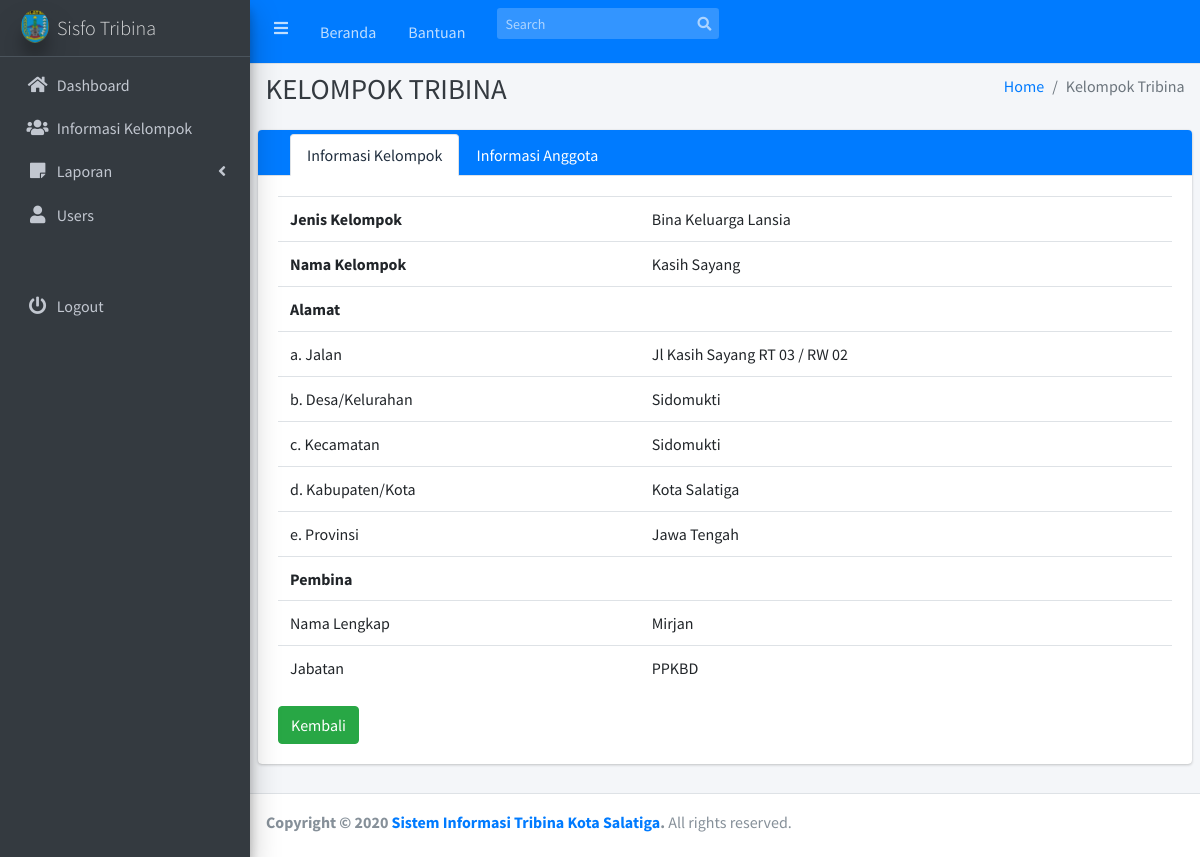
The app's page /index.php?page=info_kelompok&id=12 with its own data.
### tables this page shows
CREATE TABLE `tb_id_kelompok` (
  `id_kelompok` int(6) NOT NULL,
  `id_jenis_kelompok` varchar(3) NOT NULL,
  `nama_kelompok` varchar(50) NOT NULL,
  `jalan` varchar(50) NOT NULL,
  `rt` varchar(3) NOT NULL,
  `rw` varchar(3) NOT NULL,
  `kelurahan` varchar(20) NOT NULL,
  `kecamatan` varchar(20) NOT NULL,
  `kabkot` varchar(30) NOT NULL,
  `provinsi` varchar(20) NOT NULL,
  `nama_pembina` varchar(50) NOT NULL,
  `jabatan_pembina` varchar(15) NOT NULL,
  `tanggal` date NOT NULL,
  `id_user` int(2) NOT NULL
);

CREATE TABLE `tb_jenis_kelompok` (
  `id_jenis_kelompok` varchar(3) NOT NULL,
  `jenis_kelompok` varchar(20) NOT NULL
);

### module/identitas-info.php (the view, shortened to what this page needs)
<?php
require_once("config/database.php");
$id = $_GET['id'];
$qq = "SELECT * FROM tb_id_kelompok a
JOIN tb_jenis_kelompok b
ON b.id_jenis_kelompok = a.id_jenis_kelompok
WHERE a.id_kelompok='$id'";
$res = mysqli_query($koneksi,$qq);
$datae=mysqli_fetch_array($res);
?>
<div class="card card-primary card-tabs" style="width:100%">
	<div class="card-header p-0 pt-1">
		<ul class="nav nav-tabs" id="custom-tabs-two-tab" role="tablist">
			<li class="pt-2 px-3">
			</li>
			<li class="nav-item">
				<a class="nav-link active" id="custom-tabs-two-data-tab" data-toggle="pill" href="#custom-tabs-two-data" role="tab" aria-controls="custom-tabs-two-data" aria-selected="true">Informasi Kelompok</a>
			</li>
			<li class="nav-item">
				<a class="nav-link" id="custom-tabs-two-input-tab" data-toggle="pill" href="#custom-tabs-two-input" role="tab" aria-controls="custom-tabs-two-input" aria-selected="false">Informasi Anggota</a>
			</li>
		</ul>
	</div>
	<div class="card-body">
		<div class="tab-content" id="custom-tabs-two-tabContent">
			<div class="tab-pane fade show active" id="custom-tabs-two-data" role="tabpanel" aria-labelledby="custom-tabs-two-data-tab">
				<table class="table" border="0">
				<tr>
					<td>
						<b>Jenis Kelompok</b>
					</td>
					<td>
						<?php echo $datae['jenis_kelompok'] ?></td>
					<tr>
						<td>
							<b>Nama Kelompok</b>
						</td>
						<td>
							<?php echo $datae['nama_kelompok'] ?></td>
						<tr>
							<td>
								<b>Alamat</b>
							</td>
							<td></td>
							<tr>
								<td>a. Jalan</td>
								<td>
									<?php echo $datae['jalan'] ?>
									 RT <?php echo $datae['rt'] ?>
									 / RW <?php echo $datae['rw'] ?>
									<br></td>
								<tr>
									<td>b. Desa/Kelurahan</td>
									<td>
										<?php echo $datae['kelurahan'] ?></td>
									<tr>
										<td>c. Kecamatan</td>
										<td>
											<?php echo $datae['kecamatan'] ?></td>
										<tr>
											<td>d. Kabupaten/Kota</td>
											<td>
												<?php echo $datae['kabkot'] ?></div>
										<tr>
											<td>e. Provinsi</td>
											<td>
												<?php echo $datae['provinsi'] ?></td>
											<tr>
												<td>
													<b>Pembina</b>
												</td>
												<td></td>
												<tr>
													<tr>
														<td>Nama Lengkap</td>
														<td>
															<?php echo $datae['nama_pembina'] ?></td>
														<tr>
															<tr>
																<td>Jabatan</td>
																<td>
																	<?php echo $datae['jabatan_pembina'] ?></td>
																<a class="btn btn-success" href="index.php?page=id_kelompok">Kembali</a>
															</div>
														</div>
</div>
</div>

### records on screen
tb_id_kelompok: id_jenis_kelompok.jenis_kelompok "Bina Keluarga Lansia", nama_kelompok "Kasih Sayang", jalan "Jl Kasih Sayang", rt "03", rw "02", kelurahan "Sidomukti", kecamatan "Sidomukti", kabkot "Kota Salatiga", provinsi "Jawa Tengah", nama_pembina "Mirjan", jabatan_pembina "PPKBD"
